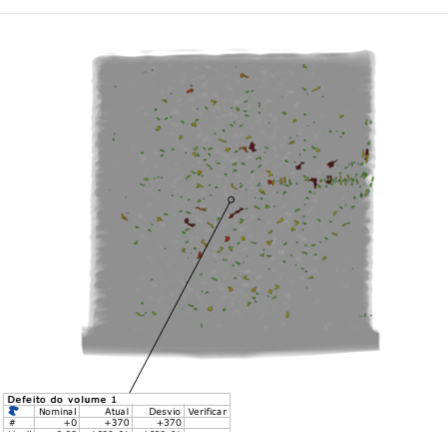
#> input picture input_pdfs/peca_exemplo.png, 448 x 432 px; its folder holds only this picture in this run
$ python -i image_handler.py   (imports and definitions only)
#> lines starting #> are read from the running program, lines starting #| are printed output that depends on the picture
from PIL import Image, ImageChops
import hashlib
import os
from reportlab.platypus import Image as RLImage, Paragraph

from src.core.application.image_edit_compositor import render_edited_image
from src.core.domain.image_workspace import deserialize_annotation, deserialize_crop


class ReportImageHandler:
    @staticmethod
    def processar_foto_peca(caminho_imagem: str, largura_alvo: int = 180, altura_alvo: int = 105) -> str:
        """
        Realiza o tratamento automático da imagem:
        1. Auto-Crop (remove margens brancas ou vazias em excesso)
        2. Redimensionamento proporcional (Fit)
        3. Centralização exata em um fundo padronizado para o ReportLab.
        """
#> called with caminho_imagem = '../../../../input_pdfs/peca_exemplo.png', largura_alvo = 180, altura_alvo = 105
        if not caminho_imagem or not os.path.exists(caminho_imagem):
            return None

        try:
            img = Image.open(caminho_imagem).convert("RGBA")
#> img is the input picture: PIL image 448x432 RGBA; mean R, G, B, A 205.4, 205.6, 205, 255

            bg = Image.new(img.mode, img.size, img.getpixel((0, 0)))
#> bg: PIL image 448x432 RGBA; every value is 255
            diff = ImageChops.difference(img, bg)
            bbox = diff.getbbox()
#> bbox = None

            if bbox:
                img = img.crop(bbox)

            img_final = Image.new("RGB", (largura_alvo, altura_alvo), (255, 255, 255))
#> img_final: PIL image 180x105 RGB; every value is 255
            img.thumbnail((largura_alvo - 10, altura_alvo - 10), Image.Resampling.LANCZOS)
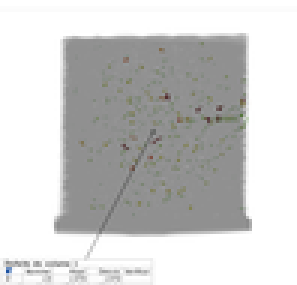
#> img: PIL image 99x95 RGBA (shown 3 times larger); mean R, G, B, A 205.3, 205.5, 204.9, 255

            x_offset = (largura_alvo - img.width) // 2
#> x_offset = 40
            y_offset = (altura_alvo - img.height) // 2
#> y_offset = 5

            img_final.paste(img, (x_offset, y_offset), img if img.mode == "RGBA" else None)
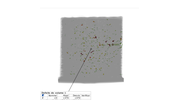
#> img_final: PIL image 180x105 RGB; mean R, G, B 230.3, 230.4, 230

            os.makedirs("output_pdfs/temp", exist_ok=True)
            digest = hashlib.md5(os.path.abspath(caminho_imagem).encode("utf-8")).hexdigest()[:12]
            caminho_temp = f"output_pdfs/temp/peca_{digest}_{largura_alvo}x{altura_alvo}.png"
            img_final.save(caminho_temp, "PNG")

            return caminho_temp
        except Exception as e:
            print(f"[ReportImageHandler] Erro ao processar imagem: {e}")
            return caminho_imagem

    # [76 lines left out: functions criar_elemento_foto, _resolve_source_path, _criar_elemento_foto_preservado, not called in this run]

>>> result = ReportImageHandler().processar_foto_peca('../../../../input_pdfs/peca_exemplo.png')
